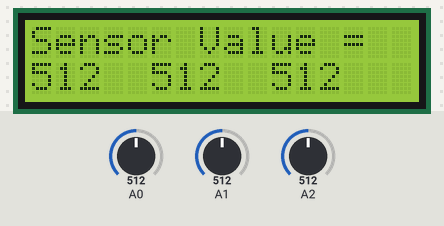
This sketch was run on a simulated Arduino Uno, built with avr-gcc and run on an emulated ATmega328P. Shown: 16×2 character LCD. The test bench sets the inputs (shaded band); at power-on: A0 = 512, A1 = 512, A2 = 512.

Above: at 1.2 s.
1.3 s: A0 set to 716
At 2.5 s:
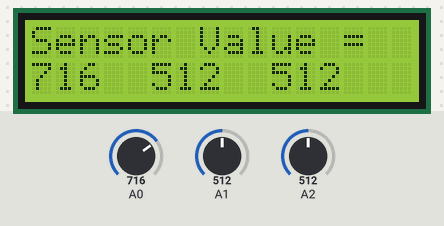
2.8 s: A1 set to 716
At 3.5 s:
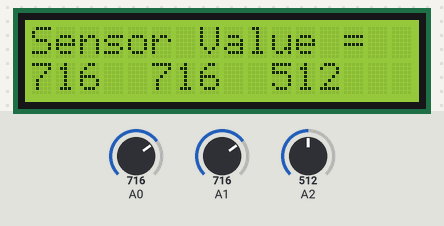
4.3 s: A2 set to 716
At 5.5 s:
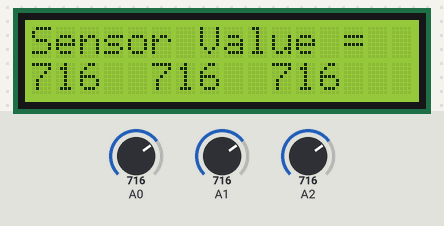
5.8 s: A0 set to 900
At 6.4 s:
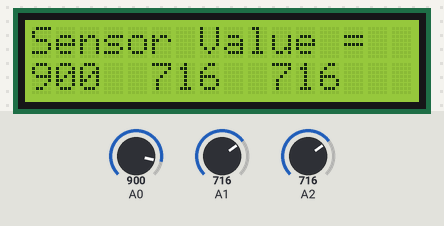
7.3 s: A1 set to 900
At 8.4 s:
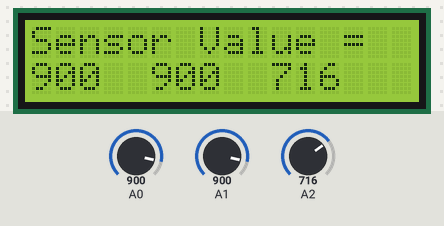
10.3 s: A2 set to 900
At 11.4 s:
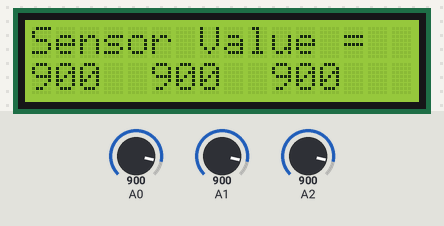
Timing chart, 0 to 12.8 s (numbered marks = the images above; inputs shaded):
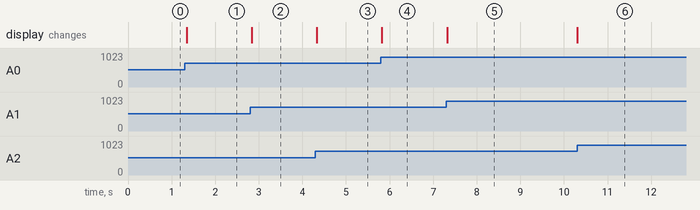

The sketch:

LCD_acc_sensor.ino
```cpp
#include <LiquidCrystal.h>


LiquidCrystal lcd(12, 11, 7, 6, 5, 4);

void setup() {
  // set up the LCD's number of columns and rows:
  lcd.begin(16, 2);
}

void loop()
{
  lcd.clear();
  lcd.setCursor(0, 0);
  lcd.print("Sensor Value = ");
  lcd.setCursor(0, 1);
  lcd.print(analogRead(0));
  lcd.setCursor(5, 1);
  lcd.print(analogRead(1));
  lcd.setCursor(10, 1);
  lcd.print(analogRead(2));
  delay(100);
}
```

Measured:
- after the input at 1.3 s, the display: changes after 0.05 s (image 1)
- after the input at 2.8 s, the display: changes at once (image 2)
- after the input at 4.3 s, the display: changes at once (image 3)
- after the input at 5.8 s, the display: changes at once (image 4)
- after the input at 7.3 s, the display: changes at once (image 5)
- after the input at 10.3 s, the display: changes at once (image 6)
